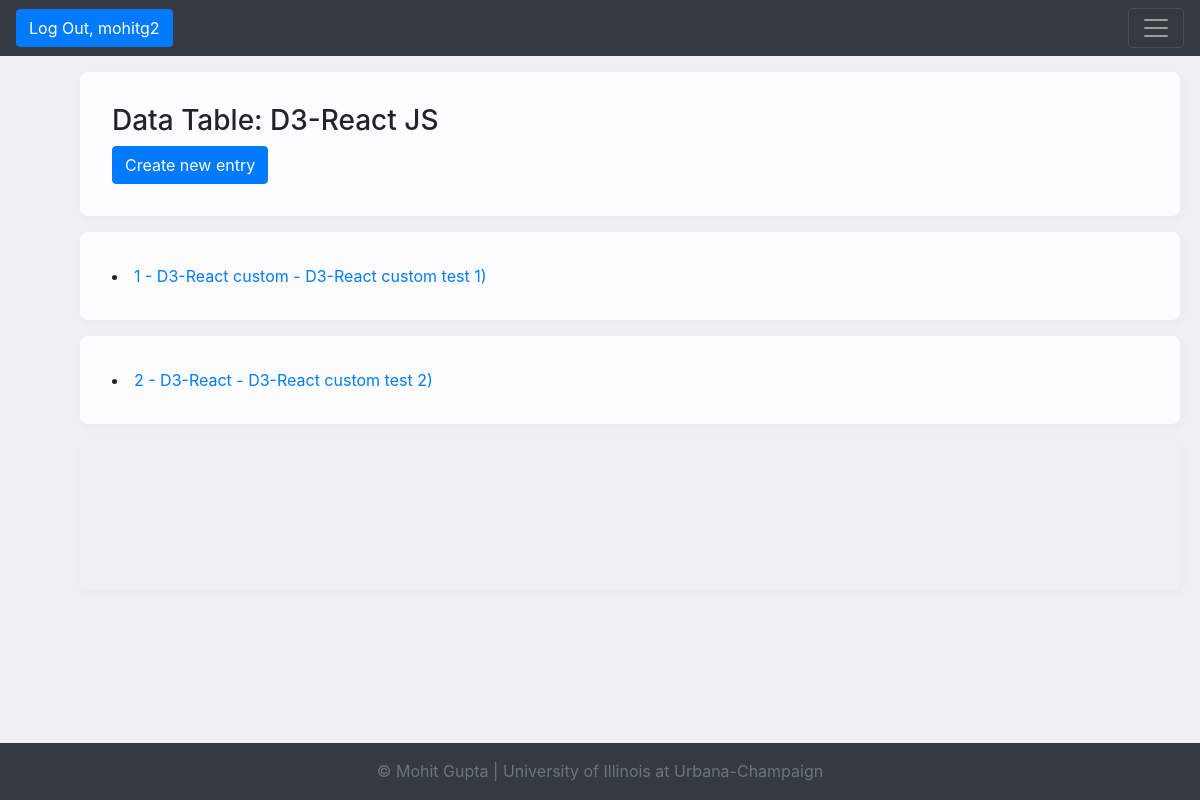
The page /d3_react_js/ (signed in) on the database its author committed.
### dsrs_viz/models.py (models this page shows, shortened)
class D3_react_js(models.Model):
    figure_no = models.AutoField(primary_key=True)
    library_name = models.CharField(unique=False, max_length=255)
    heading = models.TextField(unique=True)
    description = models.TextField(unique=False)
    js_code = models.TextField(unique=False)
    notes = models.TextField(unique=False, default='Please enter some notes')
    author = models.CharField(unique=False, max_length=255, default='Mohit Gupta')
    def __str__(self):
        return f'{self.figure_no}  -  {self.library_name}  -  {self.heading})'
    def get_absolute_url(self):
        return reverse('dsrs_viz_d3_react_js_detail_urlpattern',
                       kwargs={'pk':self.pk}
                       )
    class Meta:
        ordering = ['figure_no', 'library_name', 'heading']
        unique_together = ['figure_no', 'library_name', 'heading']

### dsrs_viz/views.py (the view)
# urls.py: path('d3_react_js/', D3ReactJSList.as_view(),
class D3ReactJSList(LoginRequiredMixin, PermissionRequiredMixin, PageLinksMixin, ListView):
    paginate_by = 2
    model = D3_react_js
    permission_required = 'dsrs_viz.view_d3_react_js'

### dsrs_viz/utils.py (called while the page is built)
    def first_page(self, page):
        if page.number > 1:
            return self._page_urls(1)
        return None

    def previous_page(self, page):
        if (page.has_previous()
                and page.number > 2):
            return self._page_urls(
                page.previous_page_number())
        return None

    def next_page(self, page):
        last_page = page.paginator.num_pages
        if (page.has_next()
                and page.number < last_page - 1):
            return self._page_urls(
                page.next_page_number())
        return None

    def last_page(self, page):
        last_page = page.paginator.num_pages
        if page.number < last_page:
            return self._page_urls(last_page)
        return None

    def get_context_data(self, **kwargs):
        context = super().get_context_data(
            **kwargs)
        page = context.get('page_obj')
        if page is not None:
            context.update({
                'first_page_url':
                    self.first_page(page),
                'previous_page_url':
                    self.previous_page(page),
                'next_page_url':
                    self.next_page(page),
                'last_page_url':
                    self.last_page(page),
            })
        return context

### dsrs_viz/templates/dsrs_viz/d3_react_js_list.html (shortened to what this page needs)
{% extends 'dsrs_viz/base.html' %}
{% block content %}
     {% block content-header %}
        <div class="database-headers">
            <h3> Data Table: D3-React JS</h3>
                        {% if perms.dsrs_viz.view_d3_react_js %}
                <a href="{% url 'dsrs_viz_d3_react_js_create_urlpattern' %}">
                    <button type="button" class="btn btn-primary">Create new entry</button>
                </a>
        {% endif %}
        </div>
     {% endblock %}
    {% block content-table %}
        {% for d3_react_js in d3_react_js_list %}
            <div class="table-responsive">
                <li>
                    <a href="{{ d3_react_js.get_absolute_url }}"> {{ d3_react_js }}</a>
                </li>
            </div>
        {% endfor %}
    {% endblock %}
{% endblock %}

### dsrs_viz/templates/dsrs_viz/base.html (shortened to what this page needs)
{% load static %}
<!doctype html>
<html lang="en">
<head>
    <link rel="stylesheet" href="https://maxcdn.bootstrapcdn.com/bootstrap/4.0.0/css/bootstrap.min.css"
>
    <link rel="stylesheet" href="https://stackpath.bootstrapcdn.com/bootstrap/4.3.1/css/bootstrap.min.css"
>
    <link rel="stylesheet" type="text/css"
          href="{% static 'dsrs_viz/bootstrap.css' %}">
    <link rel="stylesheet" type="text/css"
          href="{% static 'dsrs_viz/bootstrap-grid.css' %}">
    <link rel="stylesheet" type="text/css"
          href="{% static 'dsrs_viz/bootstrap-reboot.css' %}">
</head>
<body>
<div>
    <header>
        <nav class="navbar navbar-dark bg-dark">
            {% if user.is_authenticated %}
                <a href="{% url 'logout_urlpattern' %}">
                    <button class="btn btn-primary" type="submit">Log Out, {{ user.get_username }}</button>
                </a>
            {% else %}
                <a href="{% url 'login_urlpattern' %}">
                    <button class="btn btn-primary" type="submit">Log In</button>
                </a>
            {% endif %}
            <button class="navbar-toggler" type="button" data-toggle="collapse"
                    data-target="#navbarToggleExternalContent" aria-controls="navbarToggleExternalContent"
                    aria-expanded="false" aria-label="Toggle navigation">
                <span class="navbar-toggler-icon"></span>
            </button>
        </nav>
    </header>
    <main>
        {% block content %}{% endblock %}
    </main>
    <div class="database-headers-pagination">
    </div>
</div>
<footer class="footer mt-auto py-3">
    <div class="container">
        <span class="text-muted"
              style="text-align: center">© Mohit Gupta | University of Illinois at Urbana-Champaign</span>
    </div>
</footer>
</body>
</html>

### dsrs_viz/templates/dsrs_viz/base.html (style rules this page uses)
footer { position: fixed; bottom: 0; width: 100%; height: auto; line-height: 25px; background-color: #343a40; text-align: center; text-decoration-color: white; }
.table-responsive { width: 1100px; margin-top: 1em; margin-bottom: 1em; margin-right: 5em; margin-left: 5em; padding: 2em; background-color: #fdfdff; border-radius: 0.5em; box-shadow: 2px 3px 7px 2px rgba(0, 0, 0, 0.02); }
.database-headers { width: 1100px; margin-top: 1em; margin-bottom: 1em; margin-right: 5em; margin-left: 5em; padding: 2em; background-color: #fdfdff; border-radius: 0.5em; box-shadow: 2px 3px 7px 2px rgba(0, 0, 0, 0.02); }
.database-headers-pagination { width: 1100px; height: 150px; margin-top: 1em; margin-bottom: 1em; margin-right: 5em; margin-left: 5em; padding: 0.5em; border-radius: 0.5em; box-shadow: 2px 3px 7px 2px rgba(0, 0, 0, 0.02); }
body { background-color: #f0f0f2; margin: 0; padding: 0; font-family: -apple-system, system-ui, BlinkMacSystemFont, "Segoe UI", "Open Sans", "Helvetica Neue", Helvetica, Arial, sans-serif; }

### rows shown on the page
D3_react_js: figure_no+library_name+heading "1 - D3-React custom - D3-React custom test 1)"
D3_react_js: figure_no+library_name+heading "2 - D3-React - D3-React custom test 2)"

### other values the page prints
{{ user.get_username }} "mohitg2"
